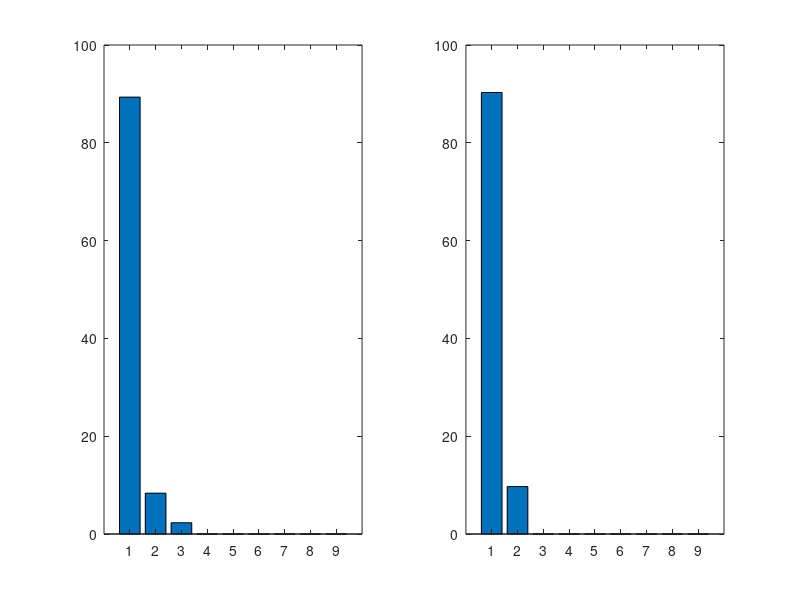
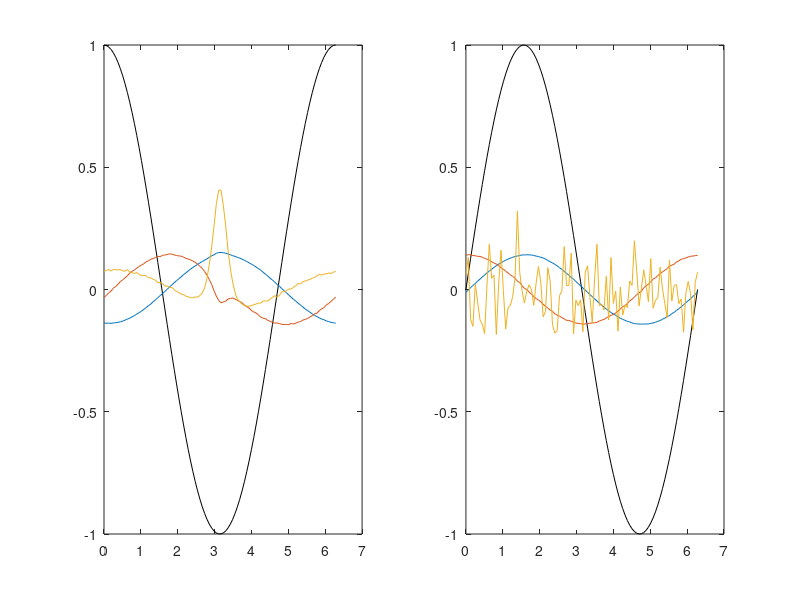
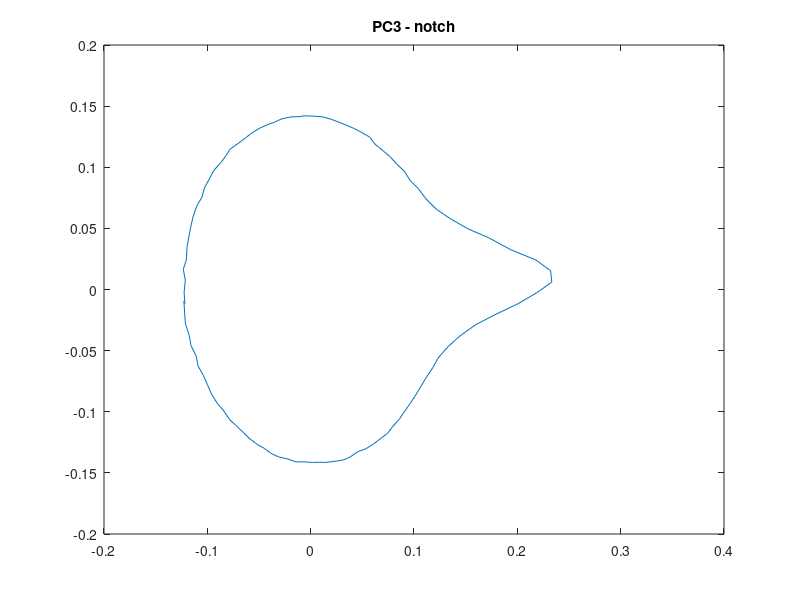

These charts were generated, in order, by the following MATLAB code:
% parameterized corn stalk cross-section
% Enumerating parameters:
%   - major diameter
%   - minor diameter
%   - notch depth
%   - notch width
%   - amplitude of x-asymmetry
%   - location of x-asymmetry
%   - amplitude of y-asymmetry
%   - location of y-asymmetry
%   - probably should had breadth of x and y asymmetry features.

theta = linspace(0,2*pi,100);
nloc = pi;

for i = 1:10
    
    % Basic Geometry
    min_diam = unifrnd(15,20);
    maj_diam = unifrnd(20,25);
    
    % Notch Geometry
    ndepth = unifrnd(0.1,0.25);
    nwidth = 1;
   
    % x-Asymmetry
    aAmp = unifrnd(-0.05,0.05);
    aSym = unifrnd(-pi,pi);
    
    % Random Noise
    noisex = unifrnd(-0.001,0.001,1,100);
    noisey = unifrnd(-0.001,0.001,1,100);
    
    notch = ndepth./cosh(4*(theta/nwidth-nloc)).^2; 
    asymmetry = aAmp*sin(theta - aSym);
    
    x = maj_diam*(cos(theta) + noisex + notch + asymmetry);
    
    %if mod(i,2) == 0, x = x*-1; end 
    
    % y-Asymmetryg
    aAmp = unifrnd(-0.05,0.05);
    aSym = unifrnd(-pi,pi);
    asymmetry = aAmp*sin(theta - aSym);
    
    y = min_diam*(sin(theta) + noisey + asymmetry);
    rindx = unifrnd(0.92,0.94);
    rindy = unifrnd(0.92,0.94);
    
    X(i,:) = x;
    Y(i,:) = y;
    
    plot(x,y + (i-1)*40,'k')
    hold on
    plot(x*rindx,y*rindy + (i-1)*40,'k')
    %axis([-25 25 -25 25])
    axis equal
    pause
    hold off
    
end

[coeffx,scorex,latentx,tsquaredx,explainedx,mux] = pca(X);
[coeffy,scorey,latenty,tsquaredy,explainedy,muy] = pca(Y);

subplot(1,2,1), bar(explainedx), ylim([0 100])
subplot(1,2,2), bar(explainedy), ylim([0 100])

figure
subplot(1,2,1)
plot(theta, cos(theta),'k')
hold on
plot(theta, coeffx(:,1))
plot(theta, coeffx(:,2))
plot(theta, coeffx(:,3))

subplot(1,2,2)
plot(theta, sin(theta),'k')
hold on
plot(theta, coeffy(:,1))
plot(theta, coeffy(:,2))
plot(theta, coeffy(:,3))


figure;
for i = 0:10 
    plot(coeffx(:,1) + i/50*coeffx(:,3), coeffy(:,1))
    title('PC3 - notch')
    %axis([-0.1 0.2 -0.1, 0.05])
    pause(0.25)
end



